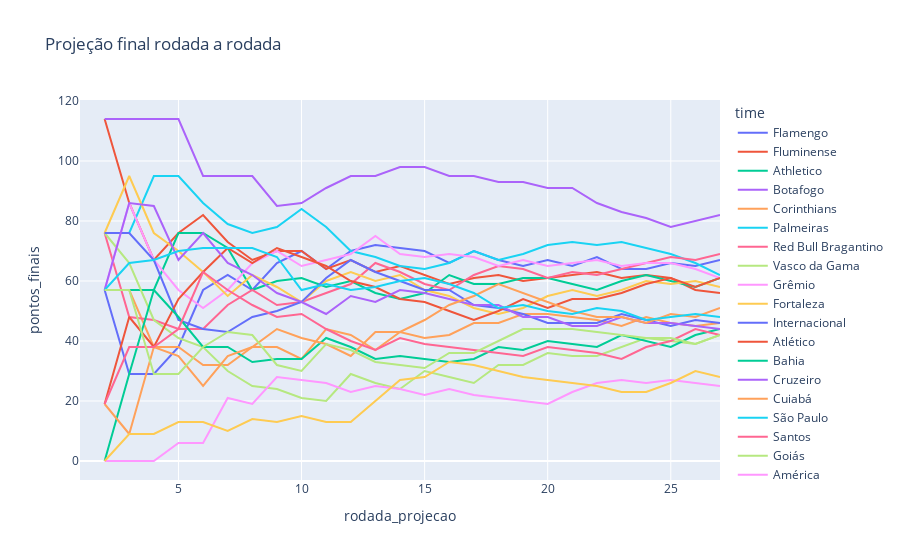

Notebook source saved alongside this figure:
### Code cell
#grafico
px.line(tabela_consolidada, x='rodada_projecao', y='pontos_finais', color='time', title='Projeção final rodada a rodada')

### Figure 1 — Plotly figure (JSON) as saved in the notebook; plotly's stock layout.template omitted (floating-point values rounded to 4 significant figures)
{"data": [{"hovertemplate": "time=Flamengo<br>rodada_projecao=%{x}<br>pontos_finais=%{y}<extra></extra>", "legendgroup": "Flamengo", "line": {"color": "#636efa", "dash": "solid"}, "marker": {"symbol": "circle"}, "mode": "lines", "name": "Flamengo", "orientation": "v", "showlegend": true, "type": "scatter", "x": [1, 2, 3, 4, 5, 6, 7, 8, 9, 10, 11, 12, 13, 14, 15, 16, 17, 18, 19, 20, 21, 22, 23, 24, 25, 26, 27], "xaxis": "x", "y": [null, 57, 29, 29, 38, 57, 62, 57, 66, 70, 64, 70, 72, 71, 70, 66, 70, 67, 65, 67, 65, 68, 64, 64, 66, 65, 67], "yaxis": "y"}, {"hovertemplate": "time=Fluminense<br>rodada_projecao=%{x}<br>pontos_finais=%{y}<extra></extra>", "legendgroup": "Fluminense", "line": {"color": "#EF553B", "dash": "solid"}, "marker": {"symbol": "circle"}, "mode": "lines", "name": "Fluminense", "orientation": "v", "showlegend": true, "type": "scatter", "x": [1, 2, 3, 4, 5, 6, 7, 8, 9, 10, 11, 12, 13, 14, 15, 16, 17, 18, 19, 20, 21, 22, 23, 24, 25, 26, 27], "xaxis": "x", "y": [null, 114, 86, 67, 76, 82, 73, 67, 70, 70, 64, 67, 63, 65, 62, 59, 61, 62, 60, 61, 62, 63, 61, 62, 61, 57, 56], "yaxis": "y"}, {"hovertemplate": "time=Athletico<br>rodada_projecao=%{x}<br>pontos_finais=%{y}<extra></extra>", "legendgroup": "Athletico", "line": {"color": "#00cc96", "dash": "solid"}, "marker": {"symbol": "circle"}, "mode": "lines", "name": "Athletico", "orientation": "v", "showlegend": true, "type": "scatter", "x": [1, 2, 3, 4, 5, 6, 7, 8, 9, 10, 11, 12, 13, 14, 15, 16, 17, 18, 19, 20, 21, 22, 23, 24, 25, 26, 27], "xaxis": "x", "y": [null, 57, 57, 57, 76, 76, 71, 57, 60, 61, 58, 60, 56, 54, 56, 62, 59, 59, 61, 61, 59, 57, 60, 62, 60, 58, 61], "yaxis": "y"}, {"hovertemplate": "time=Botafogo<br>rodada_projecao=%{x}<br>pontos_finais=%{y}<extra></extra>", "legendgroup": "Botafogo", "line": {"color": "#ab63fa", "dash": "solid"}, "marker": {"symbol": "circle"}, "mode": "lines", "name": "Botafogo", "orientation": "v", "showlegend": true, "type": "scatter", "x": [1, 2, 3, 4, 5, 6, 7, 8, 9, 10, 11, 12, 13, 14, 15, 16, 17, 18, 19, 20, 21, 22, 23, 24, 25, 26, 27], "xaxis": "x", "y": [null, 114, 114, 114, 114, 95, 95, 95, 85, 86, 91, 95, 95, 98, 98, 95, 95, 93, 93, 91, 91, 86, 83, 81, 78, 80, 82], "yaxis": "y"}, {"hovertemplate": "time=Corinthians<br>rodada_projecao=%{x}<br>pontos_finais=%{y}<extra></extra>", "legendgroup": "Corinthians", "line": {"color": "#FFA15A", "dash": "solid"}, "marker": {"symbol": "circle"}, "mode": "lines", "name": "Corinthians", "orientation": "v", "showlegend": true, "type": "scatter", "x": [1, 2, 3, 4, 5, 6, 7, 8, 9, 10, 11, 12, 13, 14, 15, 16, 17, 18, 19, 20, 21, 22, 23, 24, 25, 26, 27], "xaxis": "x", "y": [null, 57, 57, 38, 38, 32, 32, 38, 38, 34, 44, 42, 37, 43, 41, 42, 46, 46, 49, 49, 48, 47, 45, 48, 46, 45, 46], "yaxis": "y"}, {"hovertemplate": "time=Palmeiras<br>rodada_projecao=%{x}<br>pontos_finais=%{y}<extra></extra>", "legendgroup": "Palmeiras", "line": {"color": "#19d3f3", "dash": "solid"}, "marker": {"symbol": "circle"}, "mode": "lines", "name": "Palmeiras", "orientation": "v", "showlegend": true, "type": "scatter", "x": [1, 2, 3, 4, 5, 6, 7, 8, 9, 10, 11, 12, 13, 14, 15, 16, 17, 18, 19, 20, 21, 22, 23, 24, 25, 26, 27], "xaxis": "x", "y": [null, 76, 76, 95, 95, 86, 79, 76, 78, 84, 78, 70, 68, 65, 64, 66, 70, 67, 69, 72, 73, 72, 73, 71, 69, 66, 62], "yaxis": "y"}, {"hovertemplate": "time=Red Bull Bragantino<br>rodada_projecao=%{x}<br>pontos_finais=%{y}<extra></extra>", "legendgroup": "Red Bull Bragantino", "line": {"color": "#FF6692", "dash": "solid"}, "marker": {"symbol": "circle"}, "mode": "lines", "name": "Red Bull Bragantino", "orientation": "v", "showlegend": true, "type": "scatter", "x": [1, 2, 3, 4, 5, 6, 7, 8, 9, 10, 11, 12, 13, 14, 15, 16, 17, 18, 19, 20, 21, 22, 23, 24, 25, 26, 27], "xaxis": "x", "y": [null, 76, 48, 47, 44, 44, 52, 57, 52, 53, 56, 59, 66, 63, 59, 57, 62, 65, 64, 61, 63, 62, 64, 66, 68, 67, 69], "yaxis": "y"}, {"hovertemplate": "time=Vasco da Gama<br>rodada_projecao=%{x}<br>pontos_finais=%{y}<extra></extra>", "legendgroup": "Vasco da Gama", "line": {"color": "#B6E880", "dash": "solid"}, "marker": {"symbol": "circle"}, "mode": "lines", "name": "Vasco da Gama", "orientation": "v", "showlegend": true, "type": "scatter", "x": [1, 2, 3, 4, 5, 6, 7, 8, 9, 10, 11, 12, 13, 14, 15, 16, 17, 18, 19, 20, 21, 22, 23, 24, 25, 26, 27], "xaxis": "x", "y": [null, 76, 66, 47, 41, 38, 30, 25, 24, 21, 20, 29, 26, 24, 30, 28, 26, 32, 32, 36, 35, 35, 38, 41, 40, 39, 42], "yaxis": "y"}, {"hovertemplate": "time=Grêmio<br>rodada_projecao=%{x}<br>pontos_finais=%{y}<extra></extra>", "legendgroup": "Grêmio", "line": {"color": "#FF97FF", "dash": "solid"}, "marker": {"symbol": "circle"}, "mode": "lines", "name": "Grêmio", "orientation": "v", "showlegend": true, "type": "scatter", "x": [1, 2, 3, 4, 5, 6, 7, 8, 9, 10, 11, 12, 13, 14, 15, 16, 17, 18, 19, 20, 21, 22, 23, 24, 25, 26, 27], "xaxis": "x", "y": [null, 57, 86, 67, 57, 51, 57, 66, 70, 65, 67, 69, 75, 69, 68, 69, 68, 65, 67, 65, 66, 67, 65, 66, 66, 64, 61], "yaxis": "y"}, {"hovertemplate": "time=Fortaleza<br>rodada_projecao=%{x}<br>pontos_finais=%{y}<extra></extra>", "legendgroup": "Fortaleza", "line": {"color": "#FECB52", "dash": "solid"}, "marker": {"symbol": "circle"}, "mode": "lines", "name": "Fortaleza", "orientation": "v", "showlegend": true, "type": "scatter", "x": [1, 2, 3, 4, 5, 6, 7, 8, 9, 10, 11, 12, 13, 14, 15, 16, 17, 18, 19, 20, 21, 22, 23, 24, 25, 26, 27], "xaxis": "x", "y": [null, 76, 95, 76, 70, 63, 55, 62, 58, 53, 60, 63, 60, 62, 57, 55, 51, 49, 51, 55, 57, 55, 57, 60, 59, 60, 58], "yaxis": "y"}, {"hovertemplate": "time=Internacional<br>rodada_projecao=%{x}<br>pontos_finais=%{y}<extra></extra>", "legendgroup": "Internacional", "line": {"color": "#636efa", "dash": "solid"}, "marker": {"symbol": "circle"}, "mode": "lines", "name": "Internacional", "orientation": "v", "showlegend": true, "type": "scatter", "x": [1, 2, 3, 4, 5, 6, 7, 8, 9, 10, 11, 12, 13, 14, 15, 16, 17, 18, 19, 20, 21, 22, 23, 24, 25, 26, 27], "xaxis": "x", "y": [null, 76, 76, 67, 47, 44, 43, 48, 50, 53, 61, 67, 63, 60, 57, 57, 52, 51, 49, 46, 46, 46, 49, 47, 45, 47, 46], "yaxis": "y"}, {"hovertemplate": "time=Atlético<br>rodada_projecao=%{x}<br>pontos_finais=%{y}<extra></extra>", "legendgroup": "Atlético", "line": {"color": "#EF553B", "dash": "solid"}, "marker": {"symbol": "circle"}, "mode": "lines", "name": "Atlético", "orientation": "v", "showlegend": true, "type": "scatter", "x": [1, 2, 3, 4, 5, 6, 7, 8, 9, 10, 11, 12, 13, 14, 15, 16, 17, 18, 19, 20, 21, 22, 23, 24, 25, 26, 27], "xaxis": "x", "y": [null, 19, 48, 38, 54, 63, 71, 66, 71, 68, 65, 60, 58, 54, 53, 50, 47, 50, 54, 51, 54, 54, 56, 59, 61, 58, 61], "yaxis": "y"}, {"hovertemplate": "time=Bahia<br>rodada_projecao=%{x}<br>pontos_finais=%{y}<extra></extra>", "legendgroup": "Bahia", "line": {"color": "#00cc96", "dash": "solid"}, "marker": {"symbol": "circle"}, "mode": "lines", "name": "Bahia", "orientation": "v", "showlegend": true, "type": "scatter", "x": [1, 2, 3, 4, 5, 6, 7, 8, 9, 10, 11, 12, 13, 14, 15, 16, 17, 18, 19, 20, 21, 22, 23, 24, 25, 26, 27], "xaxis": "x", "y": [null, 0, 29, 57, 48, 38, 38, 33, 34, 34, 41, 38, 34, 35, 34, 33, 34, 38, 37, 40, 39, 38, 42, 40, 38, 42, 44], "yaxis": "y"}, {"hovertemplate": "time=Cruzeiro<br>rodada_projecao=%{x}<br>pontos_finais=%{y}<extra></extra>", "legendgroup": "Cruzeiro", "line": {"color": "#ab63fa", "dash": "solid"}, "marker": {"symbol": "circle"}, "mode": "lines", "name": "Cruzeiro", "orientation": "v", "showlegend": true, "type": "scatter", "x": [1, 2, 3, 4, 5, 6, 7, 8, 9, 10, 11, 12, 13, 14, 15, 16, 17, 18, 19, 20, 21, 22, 23, 24, 25, 26, 27], "xaxis": "x", "y": [null, 57, 86, 85, 67, 76, 66, 62, 56, 53, 49, 55, 53, 57, 56, 54, 52, 52, 48, 48, 45, 45, 48, 46, 46, 45, 44], "yaxis": "y"}, {"hovertemplate": "time=Cuiabá<br>rodada_projecao=%{x}<br>pontos_finais=%{y}<extra></extra>", "legendgroup": "Cuiabá", "line": {"color": "#FFA15A", "dash": "solid"}, "marker": {"symbol": "circle"}, "mode": "lines", "name": "Cuiabá", "orientation": "v", "showlegend": true, "type": "scatter", "x": [1, 2, 3, 4, 5, 6, 7, 8, 9, 10, 11, 12, 13, 14, 15, 16, 17, 18, 19, 20, 21, 22, 23, 24, 25, 26, 27], "xaxis": "x", "y": [null, 19, 9, 38, 35, 25, 35, 38, 44, 41, 39, 35, 43, 43, 47, 52, 55, 59, 56, 53, 50, 48, 48, 46, 49, 48, 51], "yaxis": "y"}, {"hovertemplate": "time=São Paulo<br>rodada_projecao=%{x}<br>pontos_finais=%{y}<extra></extra>", "legendgroup": "São Paulo", "line": {"color": "#19d3f3", "dash": "solid"}, "marker": {"symbol": "circle"}, "mode": "lines", "name": "São Paulo", "orientation": "v", "showlegend": true, "type": "scatter", "x": [1, 2, 3, 4, 5, 6, 7, 8, 9, 10, 11, 12, 13, 14, 15, 16, 17, 18, 19, 20, 21, 22, 23, 24, 25, 26, 27], "xaxis": "x", "y": [null, 57, 66, 67, 70, 71, 71, 71, 68, 57, 59, 57, 58, 60, 61, 59, 56, 51, 52, 50, 49, 51, 50, 47, 48, 49, 48], "yaxis": "y"}, {"hovertemplate": "time=Santos<br>rodada_projecao=%{x}<br>pontos_finais=%{y}<extra></extra>", "legendgroup": "Santos", "line": {"color": "#FF6692", "dash": "solid"}, "marker": {"symbol": "circle"}, "mode": "lines", "name": "Santos", "orientation": "v", "showlegend": true, "type": "scatter", "x": [1, 2, 3, 4, 5, 6, 7, 8, 9, 10, 11, 12, 13, 14, 15, 16, 17, 18, 19, 20, 21, 22, 23, 24, 25, 26, 27], "xaxis": "x", "y": [null, 19, 38, 38, 44, 63, 57, 52, 48, 49, 44, 40, 37, 41, 39, 38, 37, 36, 35, 38, 37, 36, 34, 38, 40, 44, 42], "yaxis": "y"}, {"hovertemplate": "time=Goiás<br>rodada_projecao=%{x}<br>pontos_finais=%{y}<extra></extra>", "legendgroup": "Goiás", "line": {"color": "#B6E880", "dash": "solid"}, "marker": {"symbol": "circle"}, "mode": "lines", "name": "Goiás", "orientation": "v", "showlegend": true, "type": "scatter", "x": [1, 2, 3, 4, 5, 6, 7, 8, 9, 10, 11, 12, 13, 14, 15, 16, 17, 18, 19, 20, 21, 22, 23, 24, 25, 26, 27], "xaxis": "x", "y": [null, 57, 57, 29, 29, 38, 43, 42, 32, 30, 39, 37, 33, 32, 31, 36, 36, 40, 44, 44, 44, 43, 42, 41, 41, 39, 42], "yaxis": "y"}, {"hovertemplate": "time=América<br>rodada_projecao=%{x}<br>pontos_finais=%{y}<extra></extra>", "legendgroup": "América", "line": {"color": "#FF97FF", "dash": "solid"}, "marker": {"symbol": "circle"}, "mode": "lines", "name": "América", "orientation": "v", "showlegend": true, "type": "scatter", "x": [1, 2, 3, 4, 5, 6, 7, 8, 9, 10, 11, 12, 13, 14, 15, 16, 17, 18, 19, 20, 21, 22, 23, 24, 25, 26, 27], "xaxis": "x", "y": [null, 0, 0, 0, 6, 6, 21, 19, 28, 27, 26, 23, 25, 24, 22, 24, 22, 21, 20, 19, 23, 26, 27, 26, 27, 26, 25], "yaxis": "y"}, {"hovertemplate": "time=Coritiba<br>rodada_projecao=%{x}<br>pontos_finais=%{y}<extra></extra>", "legendgroup": "Coritiba", "line": {"color": "#FECB52", "dash": "solid"}, "marker": {"symbol": "circle"}, "mode": "lines", "name": "Coritiba", "orientation": "v", "showlegend": true, "type": "scatter", "x": [1, 2, 3, 4, 5, 6, 7, 8, 9, 10, 11, 12, 13, 14, 15, 16, 17, 18, 19, 20, 21, 22, 23, 24, 25, 26, 27], "xaxis": "x", "y": [null, 0, 9, 9, 13, 13, 10, 14, 13, 15, 13, 13, 20, 27, 28, 33, 32, 30, 28, 27, 26, 25, 23, 23, 26, 30, 28], "yaxis": "y"}], "layout": {"legend": {"title": {"text": "time"}, "tracegroupgap": 0}, "title": {"text": "Projeção final rodada a rodada"}, "xaxis": {"anchor": "y", "domain": [0, 1], "title": {"text": "rodada_projecao"}}, "yaxis": {"anchor": "x", "domain": [0, 1], "title": {"text": "pontos_finais"}}}}
